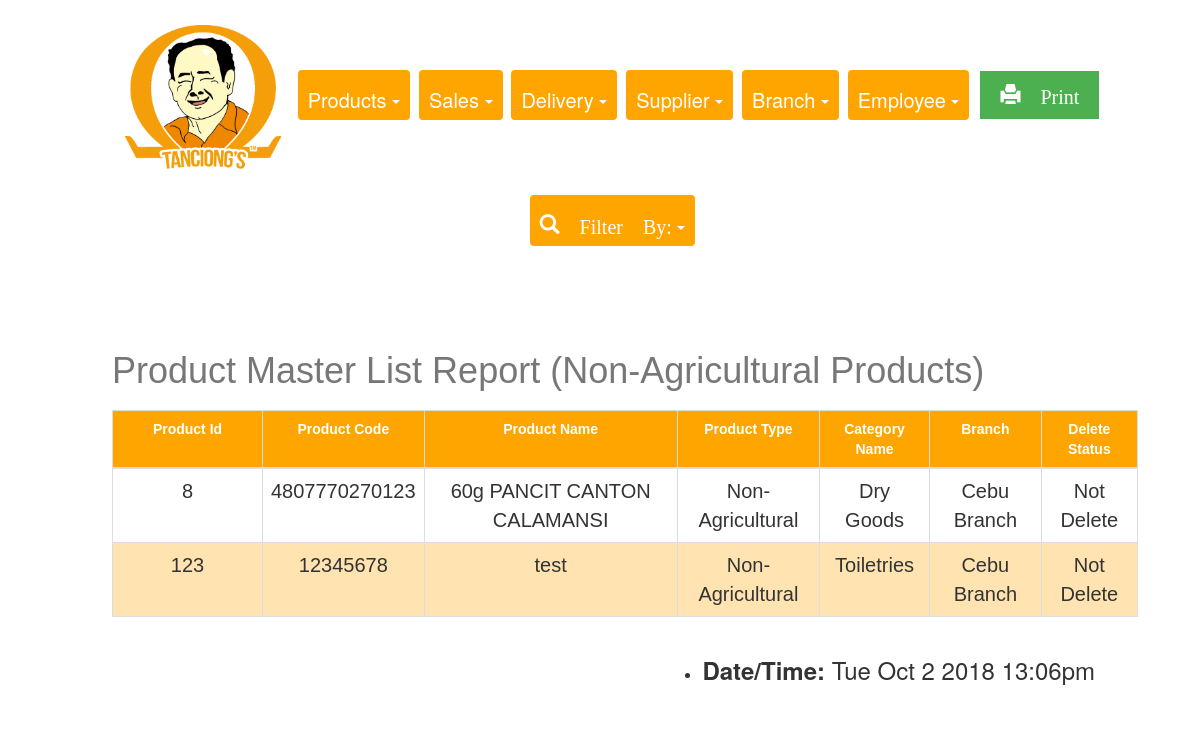
Before: /Final_Tanciongs/REPORTS/nonAgriculturalProduct.php with the older database file.
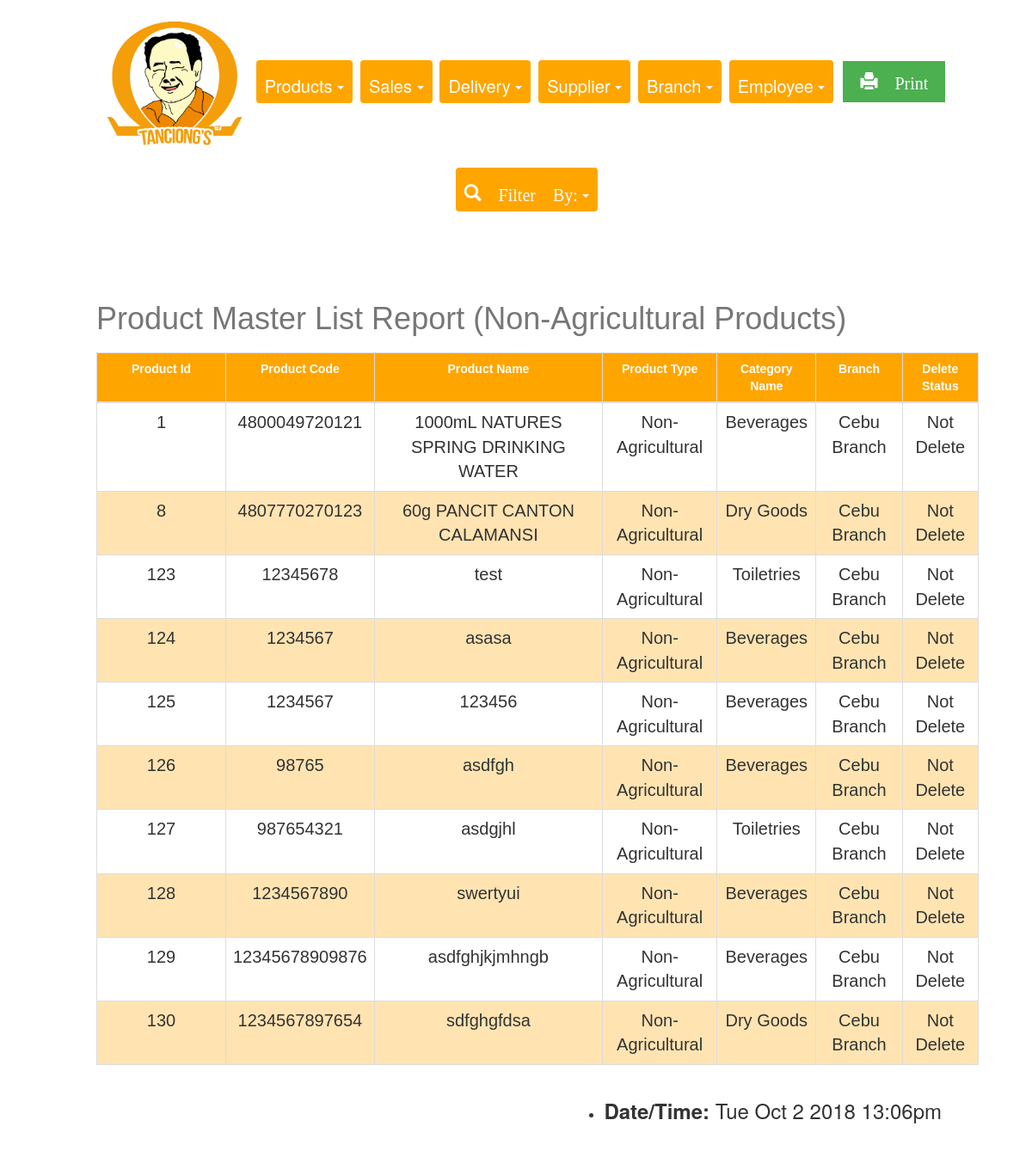
After: the same page with the newer database file.
### tables this page shows
CREATE TABLE `product` (
  `product_id` int(11) NOT NULL,
  `product_code` bigint(20) DEFAULT NULL,
  `product_name` varchar(255) DEFAULT NULL,
  `product_type` tinyint(1) DEFAULT NULL,
  `standard_cost` float(255,2) DEFAULT NULL,
  `markup_cost` varchar(5) NOT NULL,
  `list_price` float(255,2) AS (standard_cost + markup_cost) VIRTUAL,
  `branch_id` int(11) DEFAULT NULL,
  `category_id` int(11) DEFAULT NULL,
  `deleteStatus` tinyint(4) DEFAULT NULL
);

CREATE TABLE `category` (
  `category_id` int(11) NOT NULL,
  `category_name` varchar(50) DEFAULT NULL,
  `description` varchar(255) DEFAULT NULL
);

CREATE TABLE `branch` (
  `branch_id` int(11) NOT NULL,
  `branch_name` varchar(50) DEFAULT NULL
);

### Final_Tanciongs/REPORTS/nonAgriculturalProduct.php (the view, shortened to what this page needs)
<!DOCTYPE html>
<html>
<head>
  <link rel="stylesheet" href="https://maxcdn.bootstrapcdn.com/bootstrap/3.3.7/css/bootstrap.min.css">
  <link rel="stylesheet" type="text/css" href="report.css">
</head>
<body>
<center>
<div class="container-fluid1">
<div class= "choices">
<img class="img1" src="pic.png">
<div class="btn-group">
  <a class="btn dropdown-toggle" data-toggle="dropdown">
   Products
    <span class="caret"></span>
  </a>
</div>
<div class="btn-group">
  <a class="btn dropdown-toggle" data-toggle="dropdown">
    Sales
    <span class="caret"></span>
  </a>
</div>
<div class="btn-group">
  <a class="btn dropdown-toggle" data-toggle="dropdown">
   Delivery
    <span class="caret"></span>
  </a>
</div>
<div class="btn-group">
  <a class="btn dropdown-toggle" data-toggle="dropdown">
   Supplier
    <span class="caret"></span>
  </a>
</div>
<div class="btn-group">
  <a class="btn dropdown-toggle" data-toggle="dropdown">
 Branch
    <span class="caret"></span>
  </a>
</div>
<div class="btn-group">
  <a class="btn dropdown-toggle" data-toggle="dropdown">
   Employee
    <span class="caret"></span>
  </a>
</div>
<div class="btn-group">
  <a class="button" href="productNonAgriPrint.php"  target="_blank"><span class="glyphicon glyphicon-print"> Print</span>
  </a>
</div>
</div>
<div class="btn-group">
  <a class="btn dropdown-toggle" data-toggle="dropdown"><span class="glyphicon glyphicon-search"> Filter By:</span>
    <span class="caret"></span>
  </a>
</div>
<div class="container">
<?php
                    require_once 'connection.php'; ?>
                    <br><br><br>
                    <?php
                   $sql = "SELECT   product.product_id, product.product_code, product.product_name, category.category_id, category.category_name, branch.branch_id, product.deleteStatus, branch.branch_name, product.product_type,
                   CASE WHEN product.deleteStatus = 1 THEN 'Deleted' ELSE 'Not Delete' END AS deleteStatus,
                   CASE WHEN product.product_type = 1 THEN 'Non-Agricultural' ELSE 'Agricultural' END AS product_type
                    FROM product, category, branch
                    WHERE product.branch_id =branch.branch_id AND product.category_id= category.category_id
                    AND product.product_type =1
                    ORDER BY product_id ASC";
                    if($result = mysqli_query($conn, $sql)){
                        if(mysqli_num_rows($result) > 0){
                            echo "<center><table class='table'></center>";
                                echo "<thead>";
                                echo "<caption><h1>Product Master List Report (Non-Agricultural Products)</h1></caption>";
                                    echo "<tr style='width: 100px;'>";
                                        echo "<th style='width: 150px;'>Product Id</th>";
                                        echo "<th>Product Code</th>";
                                        echo "<th>Product Name</th>";
                                        echo "<th>Product Type</th>";
                                         echo "<th>Category Name</th>";
                                        echo "<th>Branch</th>";
                                        echo "<th>Delete Status</th>";
                                    echo "</tr>";
                                echo "</thead>";
                                echo "<tbody>";
                                while($row = mysqli_fetch_assoc($result)){
                                    echo "<tr>";
                                        echo "<td> ", "<center>". $row['product_id'] . "</center>", "</td>";
                                        echo "<td> ","<center>". $row['product_code'] . "</center>","</td>";
                                        echo "<td> ", "<center>". $row['product_name'] . "</center>","</td>";
                                        echo "<td>", "<center>". $row['product_type'] ."</center>", "</td>";
                                        echo "<td>", "<center>". $row['category_name'] ."</center>", "</td>";
                                        echo "<td> ", "<center>". $row['branch_name'] . "</center>", "</td>";
                                        echo "<td> ", "<center>". $row['deleteStatus'] . "</center>", "</td>";
                                    echo "</tr>";
                                }
                                echo "</tbody>";
                        } else{
                            echo "<p class='lead'><em>No records were found.</em></p>";
                        }
                    } else{
                        echo "ERROR: Could not able to execute $sql. " . mysqli_error($conn);
                    }
                    ?>
            <ul class=date>
     <li><h3><b>Date/Time: </b><span id="date"></h3></li>
</ul>
</div>
</div>
</center>
</body>
</html>

Changed rows visible on the page:
now on this page (row edited): product: product_id "1", product_code "4800049720121", product_name "1000mL NATURES SPRING DRINKING WATER", product_type "Non-Agricultural", category.category_name "Beverages", branch.branch_name "Cebu Branch", deleteStatus "Not Delete"
added product: product_id "124", product_code "1234567", product_name "asasa", product_type "Non-Agricultural", category.category_name "Beverages", branch.branch_name "Cebu Branch", deleteStatus "Not Delete"
added product: product_id "125", product_code "1234567", product_name "123456", product_type "Non-Agricultural", category.category_name "Beverages", branch.branch_name "Cebu Branch", deleteStatus "Not Delete"
added product: product_id "126", product_code "98765", product_name "asdfgh", product_type "Non-Agricultural", category.category_name "Beverages", branch.branch_name "Cebu Branch", deleteStatus "Not Delete"
added product: product_id "127", product_code "987654321", product_name "asdgjhl", product_type "Non-Agricultural", category.category_name "Toiletries", branch.branch_name "Cebu Branch", deleteStatus "Not Delete"
added product: product_id "128", product_code "1234567890", product_name "swertyui", product_type "Non-Agricultural", category.category_name "Beverages", branch.branch_name "Cebu Branch", deleteStatus "Not Delete"
added product: product_id "129", product_code "12345678909876", product_name "asdfghjkjmhngb", product_type "Non-Agricultural", category.category_name "Beverages", branch.branch_name "Cebu Branch", deleteStatus "Not Delete"
added product: product_id "130", product_code "1234567897654", product_name "sdfghgfdsa", product_type "Non-Agricultural", category.category_name "Dry Goods", branch.branch_name "Cebu Branch", deleteStatus "Not Delete"
